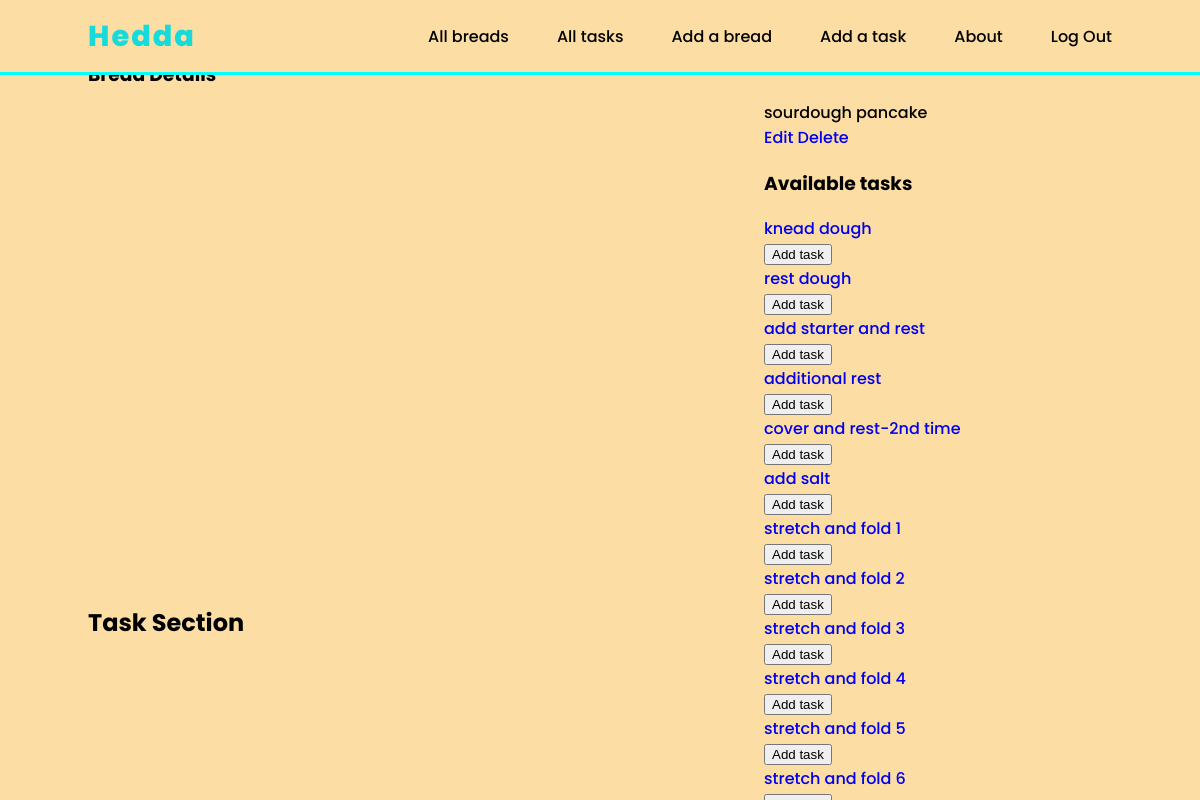
The app's page /bread/4/ (signed in) with its own data.
### main_app/models.py (models this page shows, shortened)
class Bread(models.Model):
  name = models.CharField(max_length=100)
  description = models.TextField(max_length=250)
  tasks = models.ManyToManyField(Task)
  user = models.ForeignKey(User, on_delete=models.CASCADE)

class Task(models.Model):
  name = models.CharField(max_length=100)
  hours = models.CharField(max_length=2)
  minutes = models.CharField(max_length=2)
  user = models.ForeignKey(User, on_delete=models.CASCADE)

### main_app/views.py (the view)
# urls.py: path('bread/<int:bread_id>/', views.breads_detail, name='breads_detail'),
@login_required
def breads_detail(request, bread_id):
  bread = Bread.objects.get(id=bread_id)
  tasks_bread_doesnt_have = Task.objects.exclude(id__in = bread.tasks.all().values_list('id'))
  return render(request, 'breads/detail.html', {
    'bread': bread, 'tasks': tasks_bread_doesnt_have
  })

### main_app/templates/breads/detail.html (shortened to what this page needs)
{% extends 'base.html' %} {% load static %}  {% block content %}
<section class="page-header">
  <h1>Bread Details</h1>
</section>
<section class="card-container">
  <div class="card">
    <div class="card-content">
      <div class="card-img-container">
      </div>
      <h2 class="card-title">{{ bread.name }}</h2>
      <p>{{ bread.description }}</p>
    </div>
     <div>
      <a href="{% url 'breads_update' bread.id %}" class="btn warn">Edit</a>
      <a href="{% url 'breads_delete' bread.id %}" class="btn danger">Delete</a>
    </div>
  </div>
</section>
<h1>Task Section</h1>
<section class="tasks">
    <div class="subsection-content">
    <h3>Available tasks</h3>
      {% if tasks.count %}
        {% for task in tasks.all %}
          <div class="task-container">
            <a href="{% url 'tasks_detail' task.id %}">
              <p>{{ task.name }}</p>
            </a>
            <form action="{% url 'add_task' bread.id task.id %}" method="post">
              <button type="submit" class="btn submit">Add task</button>
            </form>
          </div>
        {% endfor %}
      {% else %}
        <p class="all-tasks">
          You have added all the available tasks!
        </p>
      {% endif %}
    </div>
      </div>
  </section>
{% endblock %}

### main_app/static/css/styles.css (style rules this page uses)
:root { --header-height: 3rem; --first-color: #fcdda4; --first-color-dark: #c28b38; --first-color-darken: #a56b1f; --white-color: #da8d00; --body-font: "Poppins", sans-serif; --big-font-size: 2.5rem; --normal-font-size: 0.938rem; --z-fixed: 100; }
@media screen and (min-width: 768px) { :root { --big-font-size: 5rem; --normal-font-size: 1rem; } }
body { margin: var(--header-height) 0 0 0; padding: 0; font-family: var(--body-font); font-size: var(--normal-font-size); font-weight: 500; }
h1, p, ul { margin: 0; }
a { text-decoration: none; }
@media screen and (min-width: 768px) { body { margin: 0; } }

### records on screen
Bread: description "sourdough pancake"
Task: name "knead dough"
Task: name "rest dough"
Task: name "add starter and rest"
Task: name "additional rest"
Task: name "cover and rest-2nd time"
Task: name "add salt"
Task: name "stretch and fold 1"
Task: name "stretch and fold 2"
Task: name "stretch and fold 3"
Task: name "stretch and fold 4"
Task: name "stretch and fold 5"
Task: name "stretch and fold 6"
